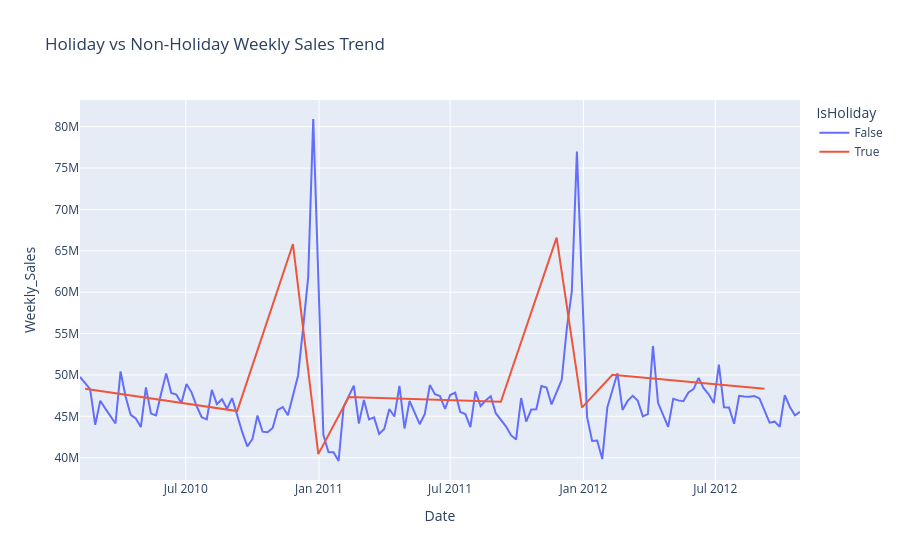

Source (notebook cell):
### Markdown cell above
#### Holiday Sales Dashboard

### Code cell
holiday_df = train_merged.groupby(["Date", "IsHoliday"])["Weekly_Sales"].sum().reset_index()

fig = px.line(
    holiday_df,
    x="Date",
    y="Weekly_Sales",
    color="IsHoliday",
    title="Holiday vs Non-Holiday Weekly Sales Trend"
)

fig.show()

### Figure 1 — Plotly figure (JSON) as saved in the notebook; plotly's stock layout.template omitted (floating-point values rounded to 4 significant figures; data arrays with more than 128 entries replaced by an {"elided": "..."} marker saying what was removed)
{"data": [{"hovertemplate": "IsHoliday=False<br>Date=%{x}<br>Weekly_Sales=%{y}<extra></extra>", "legendgroup": "False", "line": {"color": "#636efa", "dash": "solid"}, "marker": {"symbol": "circle"}, "mode": "lines", "name": "False", "orientation": "v", "showlegend": true, "type": "scatter", "x": {"elided": "133 str values"}, "xaxis": "x", "y": {"elided": "133 float values"}, "yaxis": "y"}, {"hovertemplate": "IsHoliday=True<br>Date=%{x}<br>Weekly_Sales=%{y}<extra></extra>", "legendgroup": "True", "line": {"color": "#EF553B", "dash": "solid"}, "marker": {"symbol": "circle"}, "mode": "lines", "name": "True", "orientation": "v", "showlegend": true, "type": "scatter", "x": ["2010-02-12T00:00:00.000000000", "2010-09-10T00:00:00.000000000", "2010-11-26T00:00:00.000000000", "2010-12-31T00:00:00.000000000", "2011-02-11T00:00:00.000000000", "2011-09-09T00:00:00.000000000", "2011-11-25T00:00:00.000000000", "2011-12-30T00:00:00.000000000", "2012-02-10T00:00:00.000000000", "2012-09-07T00:00:00.000000000"], "xaxis": "x", "y": [48340000.0, 45630000.0, 65820000.0, 40430000.0, 47340000.0, 46760000.0, 66590000.0, 46040000.0, 50010000.0, 48330000.0], "yaxis": "y"}], "layout": {"legend": {"title": {"text": "IsHoliday"}, "tracegroupgap": 0}, "title": {"text": "Holiday vs Non-Holiday Weekly Sales Trend"}, "xaxis": {"anchor": "y", "domain": [0, 1], "title": {"text": "Date"}}, "yaxis": {"anchor": "x", "domain": [0, 1], "title": {"text": "Weekly_Sales"}}}}
